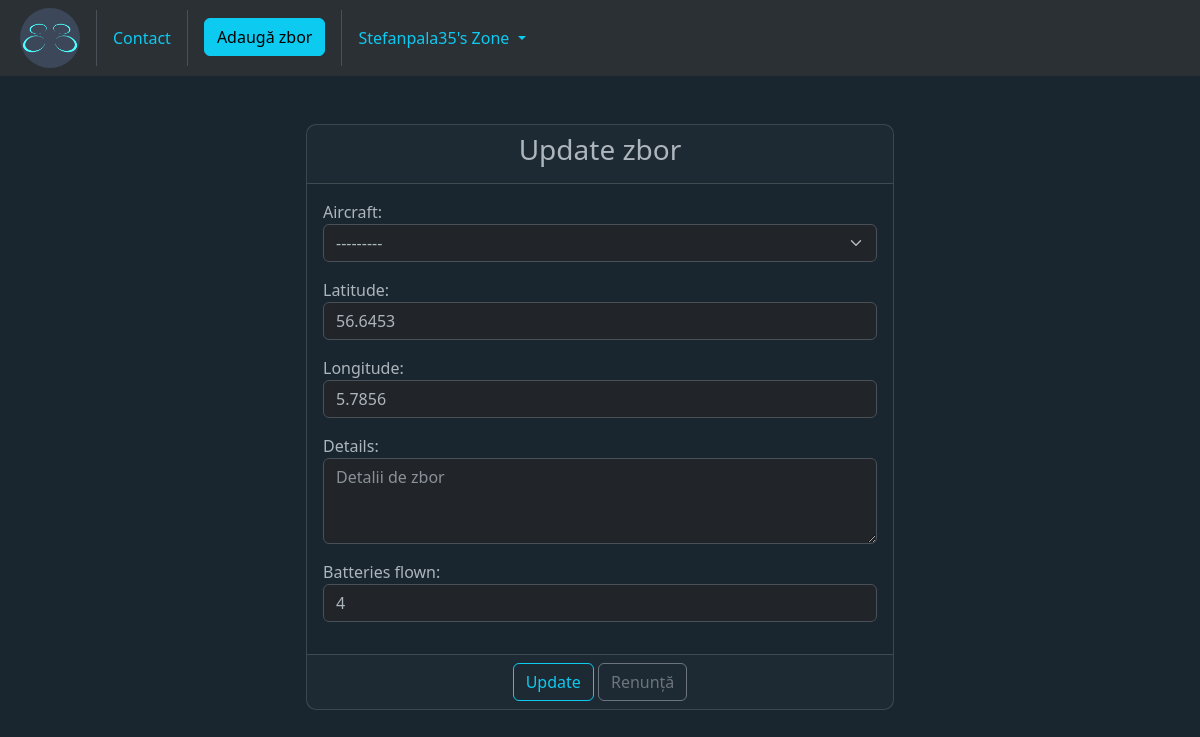
Screenshot of /MyZone/update_flight/4/ (signed in) with the database file from the repository.
### home/models.py (models this page shows)
class Operator(AbstractUser):
	caa_code = models.CharField(verbose_name='CAA Code', max_length=40, unique=True, null=True)
	file1 = models.FileField(verbose_name='Certificat A1/A3', null=True, blank=True, upload_to='static/certificates/')
	file2 = models.FileField(verbose_name='Certificat A2', null=True, blank=True, upload_to='static/certificates/')
	def __str__(self):
		return self.caa_code

class FlightLog(models.Model):
	operator = models.ForeignKey(Operator, on_delete=models.CASCADE)  # CAA.ro code
	aircraft = models.ForeignKey(Aircraft, on_delete=models.CASCADE)  # aircraft name
	longitude = models.FloatField(null=True, blank=True)  # location
	latitude = models.FloatField(null=True, blank=True)  # location
	details = models.TextField(null=True, blank=True)  # mission - photo, video, recon, job
	batteries_flown = models.IntegerField(default=1)
	created_at = models.DateTimeField(auto_now_add=True)
	updated_at = models.DateTimeField(auto_now=True)
	def __str__(self):
		return f'{self.operator}: Lat:{self.latitude}, Long:{self.longitude}, at {self.created_at}'

### home/views.py (the view, shortened to what this page needs)
# urls.py: path('MyZone/update_flight/<int:pk>/', views.FlightUpdateView.as_view(), name='update-flight'),
class FlightUpdateView(LoginRequiredMixin, UpdateView):
	template_name = 'home/update_flight.html'
	model = FlightLog
	form_class = FlightUpdateForm
	success_url = reverse_lazy('list-of-flights')
	def get_context_data(self, **kwargs):
		context = super().get_context_data(**kwargs)
		form = context['form']
		form.fields['aircraft'].queryset = Aircraft.objects.filter(owner=self.request.user)
		context['form'] = form
		return context

### home/forms.py
class FlightUpdateForm(forms.ModelForm):
	class Meta:
		model = FlightLog
		fields = ['aircraft', 'latitude', 'longitude', 'details', 'batteries_flown']
		widgets = {
			'aircraft': forms.Select(attrs={'placeholder': 'Selectează drona', 'class': 'form-select'}),
			'latitude': NumberInput(attrs={'placeholder': 'Latitudinea', 'class': 'form-control'}),
			'longitude': NumberInput(attrs={'placeholder': 'Longitudinea', 'class': 'form-control'}),
			'details': Textarea(attrs={'placeholder': 'Detalii de zbor', 'class': 'form-control', 'rows': 3}),
			'batteries_flown': NumberInput(attrs={'placeholder': 'Numărul bateriilor zburate', 'class': 'form-control'}),
		}

### home/models.py (called while the page is built)
	def __str__(self):
		return self.name

### templates/home/update_flight.html (shortened to what this page needs)
{% extends 'base.html' %}
{% block content %}
    <div class="container-fluid">
        <div class="col-md-6 offset-md-3" data-bs-theme="dark">
            <div class="card">
                <div class="card-header">
                    <h3 class="text-center">Update zbor</h3>
                </div>
                <form method="post">
                    <div class="card-body">
                        {{ form.as_p }}
                    </div>
                    <div class="card-footer text-center">
                        <button type="submit" class="btn btn-outline-info">Update</button>
                        <a href="{% url 'list-of-flights' %}" class="btn btn-outline-secondary">Renunță</a>
                    </div>
                </form>
            </div>
        </div>
    </div>
{% endblock %}

### templates/navbar.html (shortened to what this page needs)
<nav class="navbar navbar-expand-lg bg-body-tertiary" data-bs-theme="dark">
    {% load static %}
    <div class="container-fluid">
        <a href="{% url 'homepage' %}">
            <img src="{% static 'images/LOGO256p-01.png' %}" alt="logo" width="60"
                 class="img-fluid rounded-circle mx-2">
        </a>
        <div class="collapse navbar-collapse" id="navbarSupportedContent">
            <ul class="navbar-nav me-auto mb-2 mb-lg-0">
                <li class="nav-item">
                    <a class="nav-link text-info btn btn-secondary m-2" href="{% url 'contact' %}">Contact</a>
                </li>
                <div class="d-flex flex-row">
                    {% if user.is_authenticated %}
                        <li class="nav-item">
                            <a href="{% url 'flight-add' %}" class="btn btn-info m-2 mx-3">Adaugă zbor</a>
                        </li>
                        <li class="nav-item dropdown">
                            <a class="nav-link dropdown-toggle btn btn-secondary text-info m-2" href="#" role="button"
                               data-bs-toggle="dropdown"
                               aria-expanded="false">
                                {{ user.username.title }}'s Zone
                            </a>
                        </li>
                    {% else %}
                        <div class="nav-item p-2 mx-2">
                            <a class="btn btn-info" href="{% url 'my-zone' %}">MyZone</a>
                        </div>
                    {% endif %}
                </div>
            </ul>
        </div>
    </div>
</nav>

### static/css/stylesheet.css (style rules this page uses)
.card { border-radius: 10px; background-color: #19262f; transition: box-shadow 0.3s ease-in-out; }

### templates/base.html (style rules this page uses)
body { background-color: #19262f !important; }

### rows the page displays
Operator: username "Stefanpala35"
FlightLog: aircraft "---------", latitude "56.6453", longitude "5.7856", batteries_flown "4"
